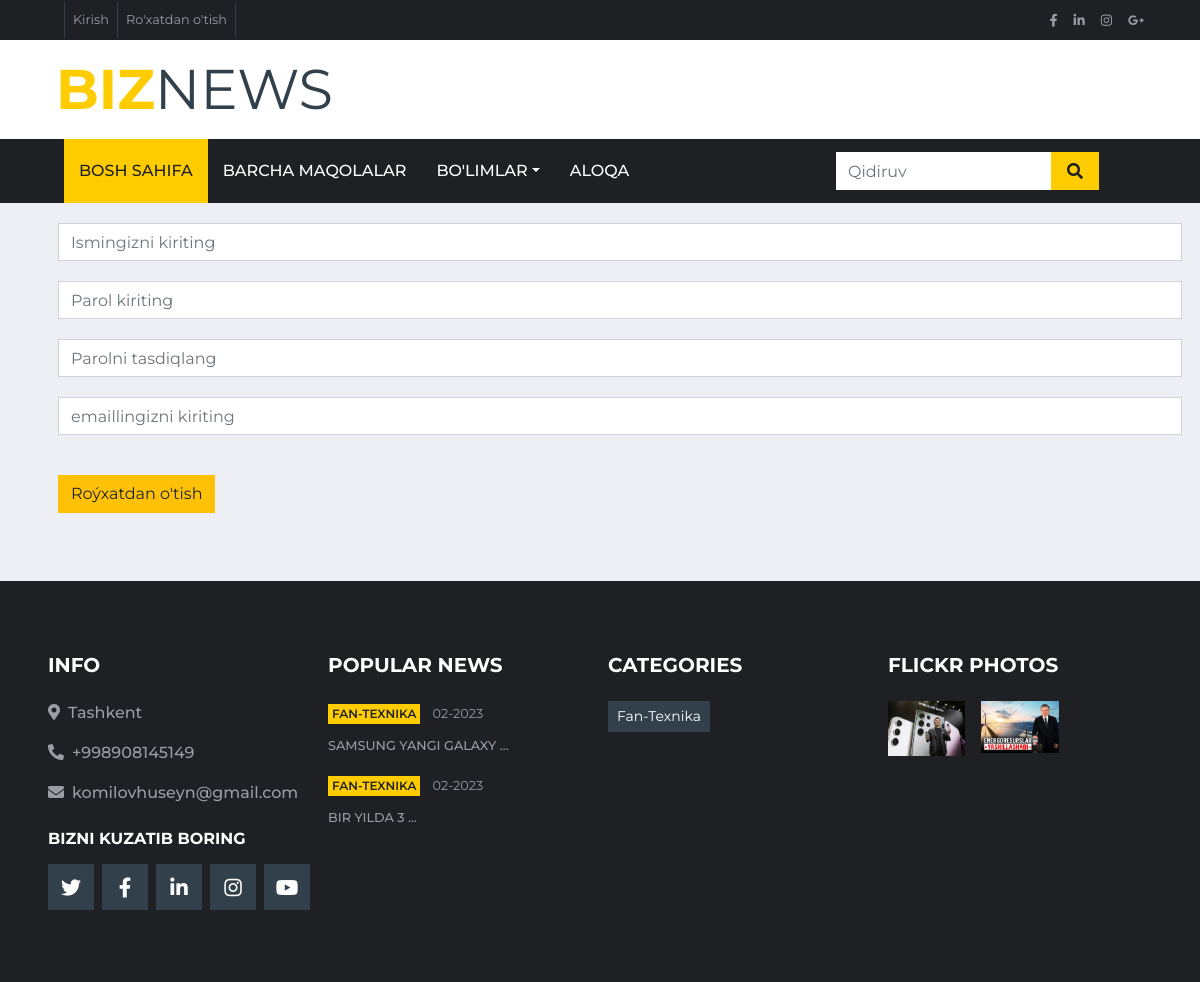
Page /accounts/registration/ on the committed database.
### posts/models.py (models this page shows, shortened)
class PostArticles(models.Model):
    title = models.CharField(max_length=300, verbose_name="Maqola sarlavhasi")
    content = models.TextField(verbose_name="Maqola matni")
    photo = models.ImageField(upload_to='photo/', blank=True, null=True, verbose_name="Maqola rasmi")
    watched = models.IntegerField(default=0, verbose_name="Ko'rishlar soni")
    created_ad = models.DateTimeField(auto_now_add=True, verbose_name="Maqola yaratilgan vaqti")
    update_ad = models.DateTimeField(auto_now=True, verbose_name="Tahrirlangan vaqti")
    is_published = models.BooleanField(default=True, verbose_name="Saytga qo'yishga ruxsat borligi")
    category = models.ForeignKey(CategoryPosts, on_delete=models.CASCADE, verbose_name="Maqola kategoriyasi")
    author = models.ForeignKey(User, default=None, null=True, on_delete=models.CASCADE, verbose_name="Muxarrir")
    class Meta:
        verbose_name = "Maqola"
        verbose_name_plural = "Maqolalar"

class CategoryPosts(models.Model):
    title = models.CharField(max_length=150, verbose_name="Maqola kategoriyasi", unique=True)
    def __str__(self):
        return self.title
    class Meta:
        verbose_name = "Maqola kategoriyasi"
        verbose_name_plural = "Maqolalar kategoriyalari"

### accounts/views.py (the view)
# urls.py: path('registration/', registration, name="registration"),
def registration(request):
    if request.method == "POST":
        form = RegistrationForm(data=request.POST)
        if form.is_valid():
            form.save()
            messages.success(request, "Akkauntga kirishingiz mumkin")
            return redirect('login')
    else:
        form = RegistrationForm()
    context = {
        "title": "Ro'yxatdan o'tish",
        "form": form
    }
    return render(request, 'accounts/registration.html', context)

### accounts/forms.py
class RegistrationForm(UserCreationForm):
    username = forms.CharField(max_length=100, help_text="Ko'pi bilan 100ta simvol kiritshingiz mumkin",
                            widget=forms.TextInput(attrs={
                                'placeholder': "Ismingizni kiriting",
                                "class": "form-control",
                                "style": "margin:20px"
                            }))
    password1 = forms.CharField(widget=forms.PasswordInput(attrs={
        "class": "form-control",
        "placeholder": "Parol kiriting",
        "style": "margin:20px"
    }))
    password2 = forms.CharField(widget=forms.PasswordInput(attrs={
        'class': "form-control",
        'placeholder': "Parolni tasdiqlang",
        "style": "margin:20px"
    }))
    email = forms.EmailField(widget=forms.EmailInput(attrs={
        'class': 'form-control',
        'placeholder': "emaillingizni kiriting",
        "style": "margin:20px"
    }))
    class Meta:
        model = User
        fields = ('username', 'email', 'password1', 'password2')

### posts/templatetags/posts_tags.py (called while the page is built)
@register.simple_tag()
def posts_tags():
    return CategoryPosts.objects.all()

@register.simple_tag()
def posts_article_slider():
    article = PostArticles.objects.filter(is_published=True).select_related(
        'category')
    return article[:4]

### accounts/templates/accounts/registration.html (shortened to what this page needs)
{% extends 'base.html' %}
{% block main %}
<div class="container">
    <form action="" method="post">{% csrf_token %}
        {{ form.username }}
        {{ form.password1 }}
        {{ form.password2 }}
        {{ form.email }}
        <input type="submit" class="btn btn-warning" style="margin: 20px;" value="Roýxatdan o'tish">
    </form>
</div>
{% endblock main %}

### templates/components/_footer.html (shortened to what this page needs)
{% load posts_tags %}
{% block footer %}
<div class="container-fluid bg-dark pt-5 px-sm-3 px-md-5 mt-5">
    <div class="row py-4">
        <div class="col-lg-3 col-md-6 mb-5">
            <h5 class="mb-4 text-white text-uppercase font-weight-bold">Info</h5>
            <p class="font-weight-medium"><i class="fa fa-map-marker-alt mr-2"></i>Tashkent</p>
            <p class="font-weight-medium"><i class="fa fa-phone-alt mr-2"></i>+998908145149</p>
            <p class="font-weight-medium"><i class="fa fa-envelope mr-2"></i>komilovhuseyn@gmail.com</p>
            <h6 class="mt-4 mb-3 text-white text-uppercase font-weight-bold">Bizni kuzatib boring</h6>
            <div class="d-flex justify-content-start">
                <a class="btn btn-lg btn-secondary btn-lg-square mr-2" href="#"><i class="fab fa-twitter"></i></a>
                <a class="btn btn-lg btn-secondary btn-lg-square mr-2" href="#"><i class="fab fa-facebook-f"></i></a>
                <a class="btn btn-lg btn-secondary btn-lg-square mr-2" href="#"><i class="fab fa-linkedin-in"></i></a>
                <a class="btn btn-lg btn-secondary btn-lg-square mr-2" href="#"><i class="fab fa-instagram"></i></a>
                <a class="btn btn-lg btn-secondary btn-lg-square" href="#"><i class="fab fa-youtube"></i></a>
            </div>
        </div>
        <div class="col-lg-3 col-md-6 mb-5">
            <h5 class="mb-4 text-white text-uppercase font-weight-bold">Popular News</h5>
            {% posts_article_slider as articles %}
            {% for article in articles %}
            <div class="mb-3">
                <div class="mb-2">
                    <a class="badge badge-primary text-uppercase font-weight-semi-bold p-1 mr-2"
                    href="{% url 'category_filter' article.category %}">{{ article.category }}</a>
                    <a class="text-body" href=""><small>{{ article.created_ad|date:"m-o" }}</small></a>
                </div>
                <a class="small text-body text-uppercase font-weight-medium"
                href="{% url 'article_details' article.pk %}">{{ article.title|truncatewords:3 }}</a>
            </div>
            {% endfor %}
        </div>
        <div class="col-lg-3 col-md-6 mb-5">
            <h5 class="mb-4 text-white text-uppercase font-weight-bold">Categories</h5>
            <div class="m-n1">
                {% posts_tags as posts %}
                {% for post in posts %}
                <a href="{% url 'category_filter' post.title %}" class="btn btn-sm btn-secondary m-1">
                    {{ post.title }}</a>
                {% endfor %}
            </div>
        </div>
        <div class="col-lg-3 col-md-6 mb-5">
            <h5 class="mb-4 text-white text-uppercase font-weight-bold">Flickr Photos</h5>
            <div class="row">
                {% for article in articles %}
                {% if article.photo %}
                <div class="col-4 mb-3">
                    <a href=""><img class="w-100" src="{{ article.photo.url }}" alt=""></a>
                </div>
                {% endif %}
                {% endfor %}
            </div>
        </div>
    </div>
</div>
{% endblock footer %}

### rows in the picture
PostArticles: category "FAN-TEXNIKA", created_ad "02-2023", title "SAMSUNG YANGI GALAXY …", photo (picture)
PostArticles: category "FAN-TEXNIKA", created_ad "02-2023", title "BIR YILDA 3 …", photo (picture)
CategoryPosts: title "Fan-Texnika"
